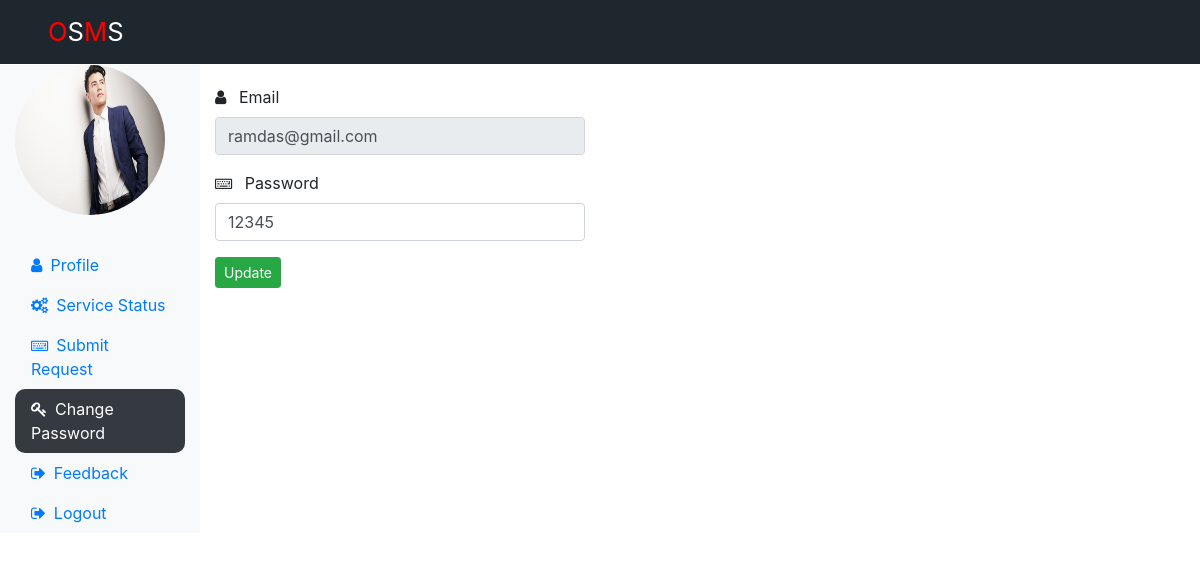
Page /Requester/changepass.php (signed in) on the committed database.
### tables this page shows
CREATE TABLE `userregistration_tb` (
  `rId` int(10) NOT NULL,
  `rName` varchar(60) NOT NULL,
  `rEmail` varchar(60) NOT NULL,
  `rPass` varchar(60) NOT NULL,
  `rConPass` varchar(60) NOT NULL,
  `rGender` varchar(60) NOT NULL,
  `rImage` varchar(255) NOT NULL
);

### Requester/changepass.php (the view, shortened to what this page needs)
<?php
include('../dbconnection.php');
if(isset($_SESSION['islogin']))
{
$rEmail=$_SESSION['rEmail'];
}
else
{
echo'<script>location.href="requesterlogin.php"</script>';
}
?>
<?php
$sql="SELECT *FROM userregistration_tb WHERE rEmail='".$rEmail."'";
$result=mysqli_query($conn,$sql);
$row=mysqli_fetch_assoc($result);
$rImage=$row['rImage'];
$rPass=$row['rPass'];
?>
<!doctype html>
<html lang="en">
<head>
<link rel="stylesheet" href="https://stackpath.bootstrapcdn.com/bootstrap/4.5.2/css/bootstrap.min.css">
<link rel="stylesheet" href="https://cdnjs.cloudflare.com/ajax/libs/font-awesome/4.7.0/css/font-awesome.min.css">
<link rel="stylesheet" href="../style.css">
</head>
<body>
<div class="navbar navbar-dark flex-md-nowrap fixed-top pl-5"
style="background-color:#1e272e;">
<a href="index.php" class="navbar-brand">
<span class="brand">O</span>S<span class="brand">M</span>S</a>
</div>
<div class="container-fluid" style="margin-top:65px;">
<div class="row">
<div class="col-sm-2 bg-light sidebar">
<div class="sidebar-sticky">
<ul class="nav flex-column">
<img src="<?php echo "../images/".$rImage;?>" class="rounded-circle" style="height:150px; width:150px; margin-bottom:30px;">
<li class="nav-item"><a href="profile.php" class="nav-link">
<i class="fa fa-user mr-2"></i>Profile</a></li>
<li class="nav-item"><a href="servicestatus.php" class="nav-link">
<i class="fa fa-cogs mr-2"></i>Service Status</a></li>
<li class="nav-item"><a href="submitrequest.php" class="nav-link">
<i class="fa fa-keyboard-o mr-2"></i>Submit Request</a></li>
<li class="nav-item"><a href="changepass.php" class="nav-link bg-dark text-white" style="border-radius:10px;">
<i class="fa fa-key mr-2"></i>Change Password</a></li>
<li class="nav-item"><a href="feedback.php" class="nav-link">
<i class="fa fa-sign-out mr-2"></i>Feedback</a></li>
<li class="nav-item"><a href="../logout.php" class="nav-link">
<i class="fa fa-sign-out mr-2"></i>Logout</a></li>
</ul>
</div>
</div>
<div class="col-sm-4" style="margin-top:20px;">
<form action="" method="POST">
<div class="form-group">
<i class="fa fa-user mr-2"></i>
<label for="Email">Email</label>
<input type="email" class="form-control" value="<?php echo $rEmail; ?>" readonly>
</div>
<div class="form-group">
<i class="fa fa-keyboard-o mr-2"></i>
<label for="Password">Password</label>
<input type="text" class="form-control" value="<?php echo $rPass; ?>" name="rPass">
</div>
<input type="submit" class="btn btn-success btn btn-sm" value="Update" name="rUpdate">
</form>
</div>
</div>
</div>
</body>
</html>

### style.css (style rules this page uses)
.navbar-brand { font-size:1.6em; }
.brand { color:red; }

### rows in the picture
userregistration_tb: rImage (picture), rPass "12345"
